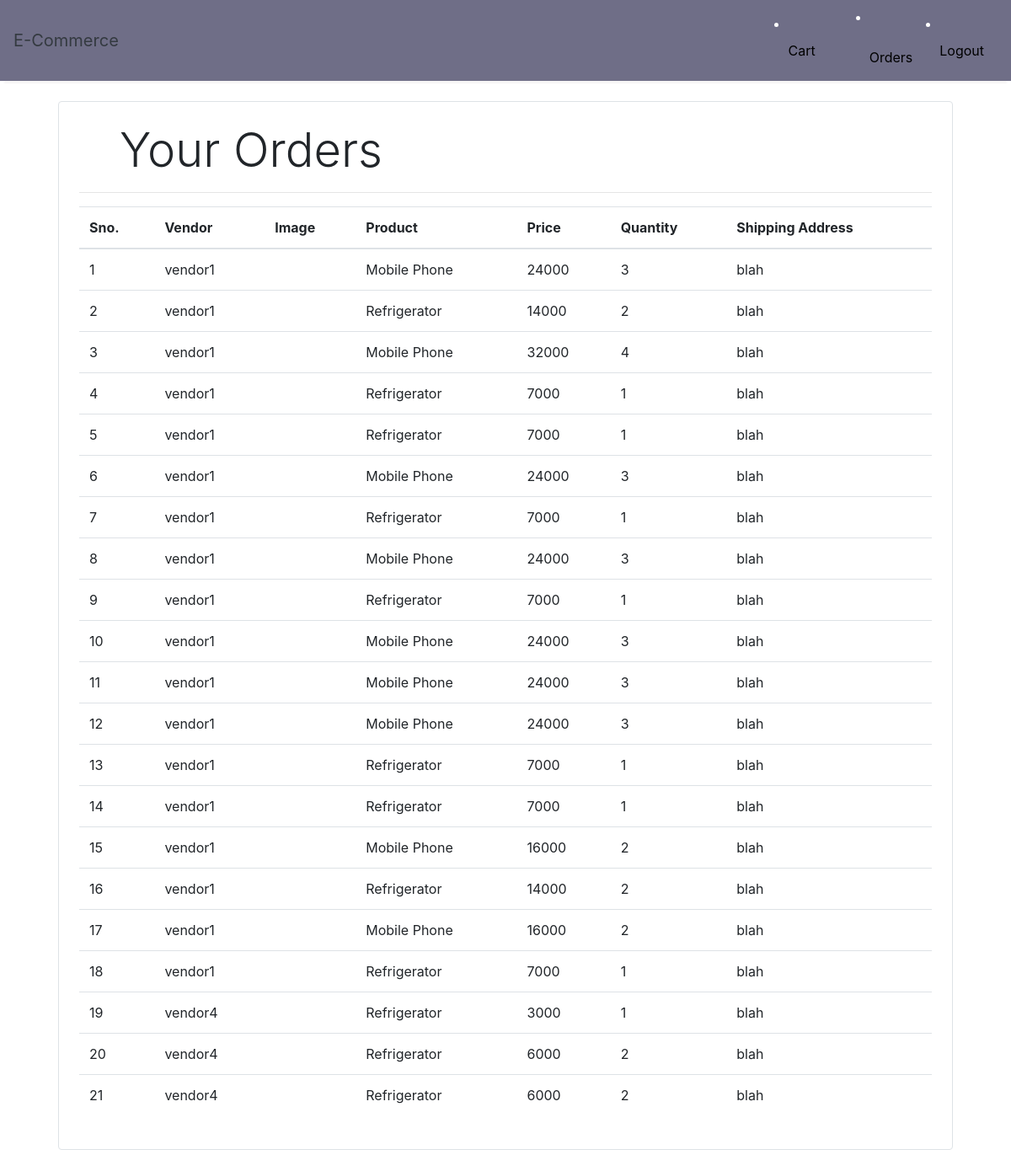
Page /orders/ (signed in) on the committed database.
### order/models.py (models this page shows, shortened)
class OrderItem(models.Model):
    order = models.ForeignKey(Order, related_name='items', on_delete=models.CASCADE)
    product = models.ForeignKey(Products, related_name='items', on_delete=models.CASCADE)
    price = models.IntegerField()
    quantity = models.IntegerField(default=1)

class Products(models.Model):
    Name=models.CharField(max_length=100)
    author = models.ForeignKey(User, on_delete=models.CASCADE)
    Description = models.CharField(max_length=250, default='', blank=True, null=True)
    Quantity = models.IntegerField(default=1)
    category = models.ForeignKey(Category, on_delete=models.CASCADE, default=1)
    Image = models.ImageField(blank=True,null=True)
    Price = models.IntegerField(default=0)
    slug = models.SlugField(unique=True)
    active = models.BooleanField(default=True)
    Sum = models.IntegerField(default=0)

class User(AbstractUser):
    is_customer = models.BooleanField(default=False)
    is_vendor = models.BooleanField(default=False)
    email = models.EmailField()

class Order(models.Model):
    user = models.OneToOneField(User, on_delete=models.CASCADE, primary_key=True)
    product = models.ForeignKey(Products,
                                on_delete=models.CASCADE)
    quantity = models.IntegerField(default=1)
    price = models.IntegerField()
    address = models.CharField (max_length=50, default='', blank=True)
    created_at = models.DateTimeField(auto_now_add=True)
    modified_at = models.DateTimeField(auto_now=True)
    status = models.CharField(max_length=255, choices=ORDER_STATUS, default='started')
    email = models.EmailField()

### order/views.py (the view)
# urls.py: re_path(r'^orders/', views.orders, name='orders'),
def orders(request):
    order=Order.objects.get(user=request.user)
    orders = OrderItem.objects.filter(order=order)
    context = {'orders':orders}
    template = 'order/orders2.html'
    return render(request, template, context)

### order/templates/order/orders2.html
{% extends 'order/main.html' %}
{% block content %}
<div class="container">
   <div class="border rounded p-4 m-4">
        <p class="display-4 pl-4 ml-4">Your Orders</p>
        <hr>
        <table class="table">
            <thead>
                <tr>
                    <th>Sno.</th>
                    <th>Vendor</th>
                    <th>Image</th>
                    <th>Product</th>
                    <th>Price</th>
                    <th>Quantity</th>
                    <th>Shipping Address</th>
                </tr>
            </thead>
            <tbody>
                {% for order in orders %}
                <tr>
                    <td>{{forloop.counter}}</td>
                    <td>{{order.product.author}}</td>
                    <td><img style="height: 80px;" class="rounded-circle" src="{{order.product.image.url}}" alt=""></td>
                    <td>{{order.product.Name}}</td>
                    <td>{{order.price}}</td>
                    <td>{{order.quantity}}</td>
                    <td>{{order.order.address}}</td>
                </tr>
                {% endfor %}
            </tbody>
        </table>
   </div>
</div>
{% endblock %}

### rows in the picture
OrderItem: product.author "vendor1", product.Name "Mobile Phone", price "24000", quantity "3", order.address "blah"
OrderItem: product.author "vendor1", product.Name "Refrigerator", price "14000", quantity "2", order.address "blah"
OrderItem: product.author "vendor1", product.Name "Mobile Phone", price "32000", quantity "4", order.address "blah"
OrderItem: product.author "vendor1", product.Name "Refrigerator", price "7000", quantity "1", order.address "blah"
OrderItem: product.author "vendor1", product.Name "Refrigerator", price "7000", quantity "1", order.address "blah"
OrderItem: product.author "vendor1", product.Name "Mobile Phone", price "24000", quantity "3", order.address "blah"
OrderItem: product.author "vendor1", product.Name "Refrigerator", price "7000", quantity "1", order.address "blah"
OrderItem: product.author "vendor1", product.Name "Mobile Phone", price "24000", quantity "3", order.address "blah"
OrderItem: product.author "vendor1", product.Name "Refrigerator", price "7000", quantity "1", order.address "blah"
OrderItem: product.author "vendor1", product.Name "Mobile Phone", price "24000", quantity "3", order.address "blah"
OrderItem: product.author "vendor1", product.Name "Mobile Phone", price "24000", quantity "3", order.address "blah"
OrderItem: product.author "vendor1", product.Name "Mobile Phone", price "24000", quantity "3", order.address "blah"
OrderItem: product.author "vendor1", product.Name "Refrigerator", price "7000", quantity "1", order.address "blah"
OrderItem: product.author "vendor1", product.Name "Refrigerator", price "7000", quantity "1", order.address "blah"
OrderItem: product.author "vendor1", product.Name "Mobile Phone", price "16000", quantity "2", order.address "blah"
OrderItem: product.author "vendor1", product.Name "Refrigerator", price "14000", quantity "2", order.address "blah"
OrderItem: product.author "vendor1", product.Name "Mobile Phone", price "16000", quantity "2", order.address "blah"
OrderItem: product.author "vendor1", product.Name "Refrigerator", price "7000", quantity "1", order.address "blah"
OrderItem: product.author "vendor4", product.Name "Refrigerator", price "3000", quantity "1", order.address "blah"
OrderItem: product.author "vendor4", product.Name "Refrigerator", price "6000", quantity "2", order.address "blah"
OrderItem: product.author "vendor4", product.Name "Refrigerator", price "6000", quantity "2", order.address "blah"
